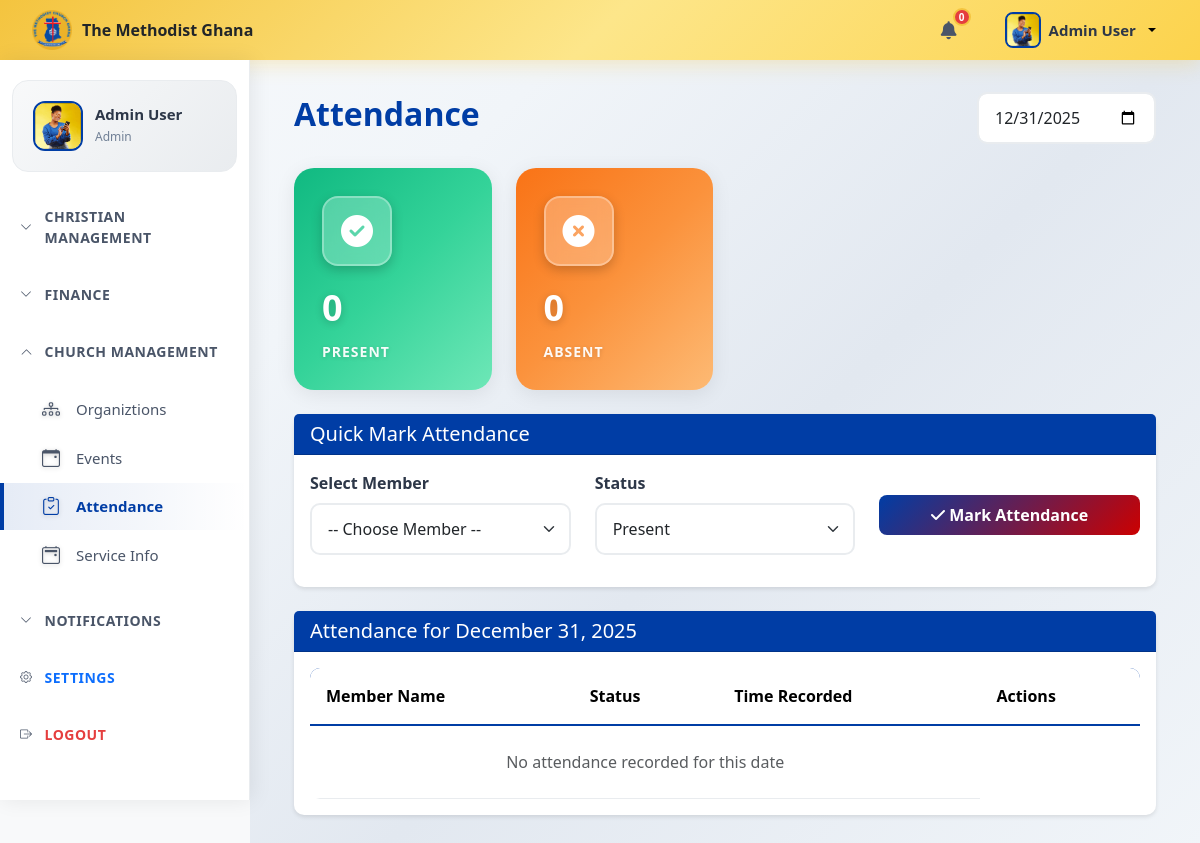
Before: /app/views/attendance.php (signed in) with the older database file.
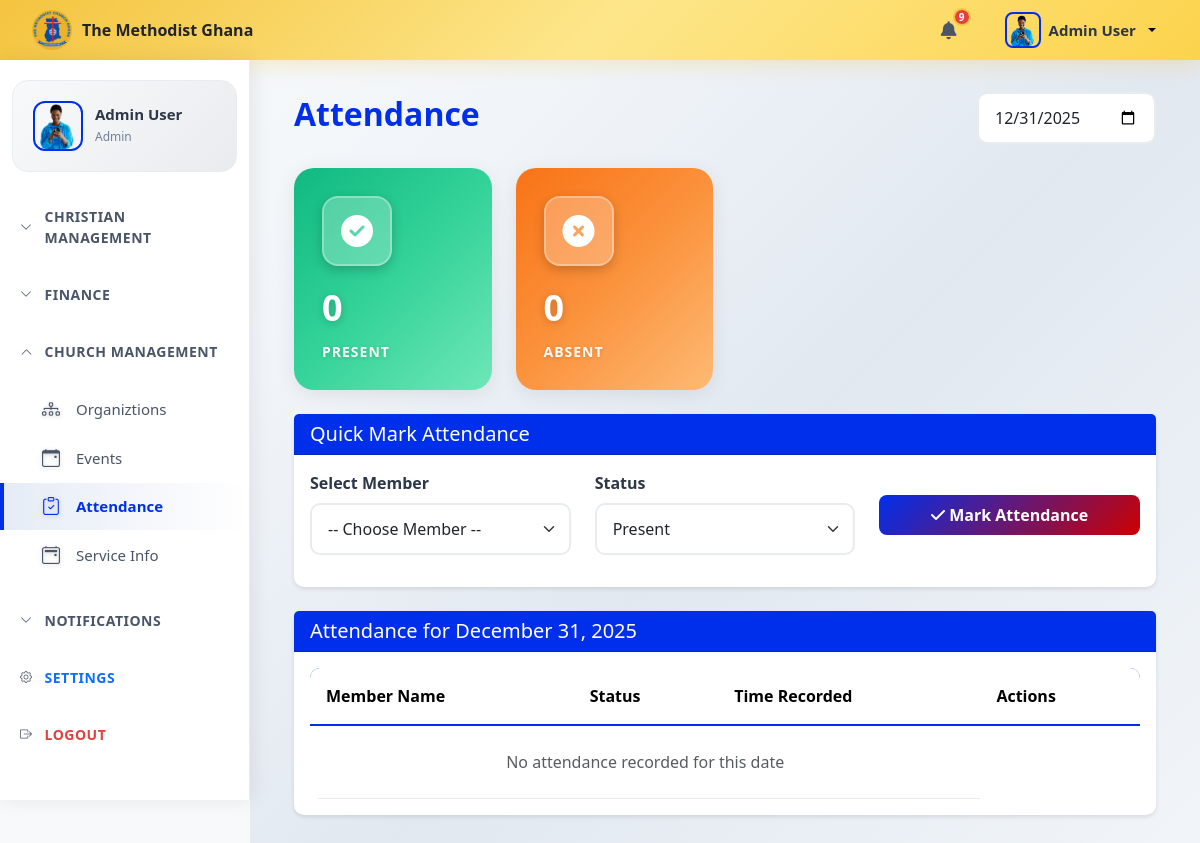
After: the same page with the newer database file.
### tables this page shows
CREATE TABLE `users` (
  `id` int(11) NOT NULL,
  `email` varchar(255) NOT NULL,
  `password` varchar(255) NOT NULL,
  `first_name` varchar(100) NOT NULL,
  `last_name` varchar(100) NOT NULL,
  `role_id` int(11) NOT NULL,
  `phone` varchar(20) DEFAULT NULL,
  `profile_photo` varchar(255) DEFAULT NULL,
  `is_active` tinyint(1) DEFAULT 1,
  `created_at` timestamp NOT NULL DEFAULT current_timestamp(),
  `updated_at` timestamp NOT NULL DEFAULT current_timestamp() ON UPDATE current_timestamp()
);

### config/database.php (called while the page is built, shortened)
<?php
class Database {
    private $host = 'localhost';
    private $db_name = 'church_management_system';
    private $user = 'root';
    private $password = '';
    private $pdo;
    private static $instance = null;
    public static function getInstance() {
        if (self::$instance === null) {
            self::$instance = new self();
        }
        return self::$instance;
    }
    public function connect() {
        try {
            $dsn = 'mysql:host=' . $this->host . ';dbname=' . $this->db_name;
            $this->pdo = new PDO($dsn, $this->user, $this->password);
            $this->pdo->setAttribute(PDO::ATTR_ERRMODE, PDO::ERRMODE_EXCEPTION);
            $this->pdo->setAttribute(PDO::ATTR_DEFAULT_FETCH_MODE, PDO::FETCH_ASSOC);
        } catch (PDOException $e) {
            die('Connection Error: ' . $e->getMessage());
        }
    }
    public function query($sql, $params = []) {
        try {
            $stmt = $this->pdo->prepare($sql);
            $stmt->execute($params);
            return $stmt;
        } catch (PDOException $e) {
            die('Query Error: ' . $e->getMessage());
        }
    }
    public function fetch($sql, $params = []) {
        return $this->query($sql, $params)->fetch();
    }
}
?>

### app/views/attendance.php (the view, shortened to what the changed rows need)
<?php
$activePage = 'attendance';
require_once __DIR__ . '/../../config/database.php';
$attendance_date = $_GET['date'] ?? date('Y-m-d');
?>
<?php include 'header.php'; ?>
<div class="main-content">
    <?php include 'sidebar.php'; ?>
    <div class="container-fluid">
        <div class="d-flex justify-content-between align-items-center mb-4">
            <h2 class="fw-bold" style="color: var(--primary-color);">Attendance</h2>
            <div class="d-flex gap-2">
                <input type="date" id="attendanceDate" class="form-control" value="<?php echo $attendance_date; ?>">
            </div>
        </div>
        <div class="card">
            <div class="card-body">
                <div class="table-responsive">
                    <table class="table table-hover">
                        <thead style="background-color: var(--primary-color); color: white;">
                            <tr>
                                <th>Member Name</th>
                                <th>Status</th>
                                <th>Time Recorded</th>
                                <th>Actions</th>
                            </tr>
                        </thead>
                    </table>
                </div>
            </div>
        </div>
    </div>
</div>

### app/views/navbar.php (shortened to what the changed rows need)
<?php
require_once __DIR__ . '/../../config/database.php';
$user_id = $_SESSION['user_id'];
$unread_count = $db->fetch("SELECT COUNT(*) FROM notifications WHERE user_id = ? AND is_read = 0", [$user_id]);
?>
    <nav class="top-navbar">
        <div class="top-nav-right">
         <div class="dropdown">
            <button class="top-nav-icon-btn notification-btn" data-bs-toggle="dropdown">
                <i class="fas fa-bell"></i>
                <span class="notification-badge"><?= $unread_count['COUNT(*)'] ?? 0 ?></span>
            </button>
         </div>
            <div class="dropdown user-dropdown ms-2">
                <button class="user-profile-btn dropdown-toggle" data-bs-toggle="dropdown">
                    <img src="<?php echo BASE_URL; echo '/'; echo htmlspecialchars($user['profile_photo'] ?? '/assets/images/avatar-placeholder.png'); ?>" alt="User" class="user-thumbnail">
                    <span class="d-none d-md-inline user-name-top"><?php echo htmlspecialchars($user['first_name'] . ' ' . $user['last_name']); ?></span>
                </button>
            </div>
        </div>
    </nav>
</body>
</html>

### app/views/sidebar.php (shortened to what the changed rows need)
<?php
include_once __DIR__ . '/../../config/database.php';
$pdo = Database::getInstance()->getConnection();
$userId = $_SESSION['user_id'] ?? null;
$user = null;
if($userId) {
    $stmt = $pdo->prepare("SELECT first_name, last_name, profile_photo FROM users WHERE id = :id");
    $stmt->execute([':id' => $userId]);
    $user = $stmt->fetch(PDO::FETCH_ASSOC);
}
$activePage = isset($activePage) ? $activePage : 'dashboard';
function isActive($page, $current){
    return $page === $current ? 'active' : '';
}
function isCollapsed($group, $current){
    $groups = [
        'christianManagement' => ['dashboard', 'members'],
        'finance' => ['income', 'expenses', 'overview'],
        'churchManagement' => ['organizations', 'events', 'attendance', 'service'],
        'notifications' => ['notifications']
    ];
    if(isset($groups[$group]) && in_array($current, $groups[$group])){
        return 'show';
    }
    return '';
}
?>
<nav class="sidebar sidebar-menu-groups" id="sidebar">
    <div class="sidebar-user-card">
        <div class="user-avatar">
            <img src="<?php echo BASE_URL; echo '/'; echo htmlspecialchars($user['profile_photo'] ?? '/assets/images/avatar-placeholder.png'); ?>" alt="User">
        </div>
        <div class="user-info">
            <h6><?php echo htmlspecialchars($user['first_name'] . ' ' . $user['last_name']); ?></h6>
            <span class="user-role"><?php echo htmlspecialchars($_SESSION['user_role']); ?></span>
        </div>
    </div>
    <div class="sidebar-menu-groups">
        <div class="menu-group">
            <ul class="sidebar-menu collapse <?= isCollapsed('churchManagement', $activePage) ?>" id="churchManagement">
                <li><a href="attendance.php" class="<?= isActive('attendance', $activePage) ?>"><i class="bi bi-clipboard-check"></i> Attendance</a></li>
            </ul>
        </div>
    </div>
</nav>

Changed rows visible on the page:
changed users "Admin User": profile_photo: a different picture
Other visible differences:
$unread_count['COUNT(*)']: "0" → "9"
